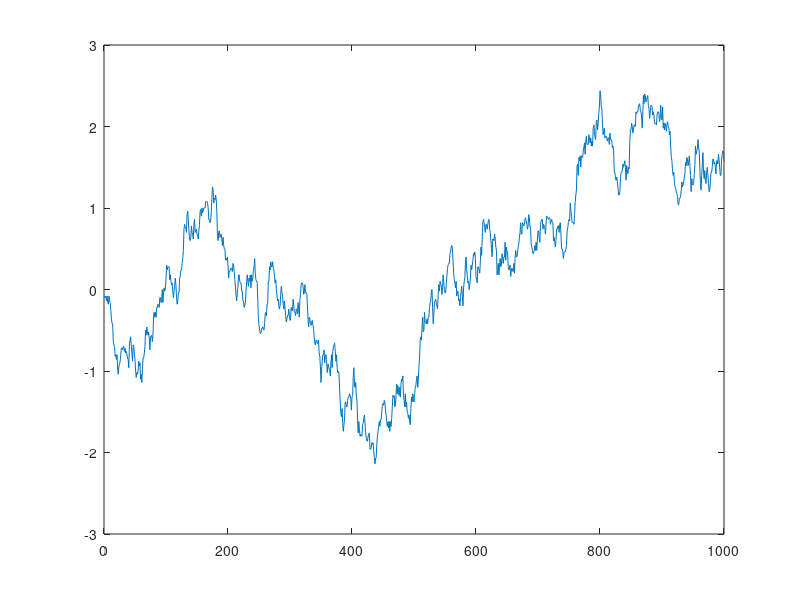

Reproduce this figure in MATLAB.
% Task 1: 1D Random Walk

clear all;
close all;

number_of_steps = 1000;
number_of_simulations = 100;

p_right = 0.5;
p_static = 0.0;
p_left = 0.5;

distances = zeros(number_of_simulations, number_of_steps);

for x = 1:number_of_simulations
    position = 0;

    %zero_line(1:number_of_steps) = position;

    pick = 0;
    right = 0;
    left = 0;

    moves(1:number_of_steps) = 0;

    for i = 1:number_of_steps

        pick = randsrc(1,1,[1,0,-1;p_right,p_static,p_left]);
        position = position + pick;
        moves(i) = position;

        if (pick == 1)
            right = right + 1;
        elseif (pick == -1)
            left = left + 1;
        end

    end

    %fprintf('Position: %d\n', position);
    %fprintf('Right: %d\n', right);
    %fprintf('Left: %d\n', left);

    %plot(1:number_of_steps, moves, 1:number_of_steps,zero_line,'--');
    
    distances(x,:) = moves;
end
%plot(1:100, distances);
averages = zeros(1, number_of_steps);

for i = 1:number_of_steps
   averages(i) = mean(distances(:,i));
end

plot(1:1000, averages);